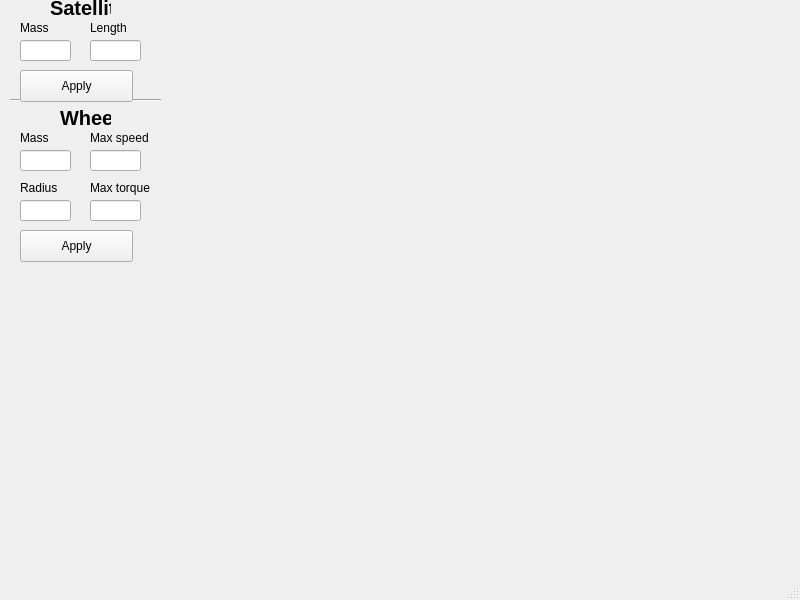
<?xml version="1.0" encoding="UTF-8"?>
<ui version="4.0">
 <class>MainWindow</class>
 <widget class="QMainWindow" name="MainWindow">
  <property name="geometry">
   <rect>
    <x>0</x>
    <y>0</y>
    <width>800</width>
    <height>600</height>
   </rect>
  </property>
  <property name="font">
   <font>
    <weight>50</weight>
    <italic>false</italic>
    <bold>false</bold>
   </font>
  </property>
  <property name="windowTitle">
   <string>MainWindow</string>
  </property>
  <widget class="QWidget" name="centralwidget">
   <widget class="QLabel" name="label">
    <property name="geometry">
     <rect>
      <x>60</x>
      <y>110</y>
      <width>51</width>
      <height>16</height>
     </rect>
    </property>
    <property name="font">
     <font>
      <pointsize>15</pointsize>
      <weight>75</weight>
      <italic>false</italic>
      <bold>true</bold>
      <underline>false</underline>
      <strikeout>false</strikeout>
      <kerning>true</kerning>
     </font>
    </property>
    <property name="text">
     <string>Wheel </string>
    </property>
   </widget>
   <widget class="QLineEdit" name="wheelMassEdit">
    <property name="geometry">
     <rect>
      <x>20</x>
      <y>150</y>
      <width>51</width>
      <height>21</height>
     </rect>
    </property>
    <property name="autoFillBackground">
     <bool>false</bool>
    </property>
   </widget>
   <widget class="QLabel" name="label_2">
    <property name="geometry">
     <rect>
      <x>20</x>
      <y>130</y>
      <width>31</width>
      <height>16</height>
     </rect>
    </property>
    <property name="text">
     <string>Mass</string>
    </property>
   </widget>
   <widget class="QLineEdit" name="wheelRadiusEdit">
    <property name="geometry">
     <rect>
      <x>20</x>
      <y>200</y>
      <width>51</width>
      <height>21</height>
     </rect>
    </property>
    <property name="autoFillBackground">
     <bool>false</bool>
    </property>
    <property name="text">
     <string/>
    </property>
   </widget>
   <widget class="QLabel" name="label_3">
    <property name="geometry">
     <rect>
      <x>20</x>
      <y>180</y>
      <width>41</width>
      <height>16</height>
     </rect>
    </property>
    <property name="text">
     <string>Radius</string>
    </property>
   </widget>
   <widget class="QLineEdit" name="wheelMaxSpeedEdit">
    <property name="geometry">
     <rect>
      <x>90</x>
      <y>150</y>
      <width>51</width>
      <height>21</height>
     </rect>
    </property>
    <property name="autoFillBackground">
     <bool>false</bool>
    </property>
   </widget>
   <widget class="QLabel" name="label_4">
    <property name="geometry">
     <rect>
      <x>90</x>
      <y>130</y>
      <width>71</width>
      <height>16</height>
     </rect>
    </property>
    <property name="text">
     <string>Max speed</string>
    </property>
   </widget>
   <widget class="QLineEdit" name="wheelMaxTorqueEdit">
    <property name="geometry">
     <rect>
      <x>90</x>
      <y>200</y>
      <width>51</width>
      <height>21</height>
     </rect>
    </property>
    <property name="autoFillBackground">
     <bool>false</bool>
    </property>
    <property name="text">
     <string/>
    </property>
   </widget>
   <widget class="QLabel" name="label_5">
    <property name="geometry">
     <rect>
      <x>90</x>
      <y>180</y>
      <width>71</width>
      <height>16</height>
     </rect>
    </property>
    <property name="text">
     <string>Max torque</string>
    </property>
   </widget>
   <widget class="QPushButton" name="applyWheelBtn">
    <property name="geometry">
     <rect>
      <x>20</x>
      <y>230</y>
      <width>113</width>
      <height>32</height>
     </rect>
    </property>
    <property name="text">
     <string>Apply</string>
    </property>
   </widget>
   <widget class="Line" name="line">
    <property name="geometry">
     <rect>
      <x>10</x>
      <y>90</y>
      <width>151</width>
      <height>20</height>
     </rect>
    </property>
    <property name="orientation">
     <enum>Qt::Horizontal</enum>
    </property>
   </widget>
   <widget class="QLabel" name="label_6">
    <property name="geometry">
     <rect>
      <x>50</x>
      <y>0</y>
      <width>61</width>
      <height>16</height>
     </rect>
    </property>
    <property name="font">
     <font>
      <pointsize>15</pointsize>
      <weight>75</weight>
      <italic>false</italic>
      <bold>true</bold>
     </font>
    </property>
    <property name="text">
     <string>Satellite</string>
    </property>
   </widget>
   <widget class="QLineEdit" name="cubesatMassEdit">
    <property name="geometry">
     <rect>
      <x>20</x>
      <y>40</y>
      <width>51</width>
      <height>21</height>
     </rect>
    </property>
   </widget>
   <widget class="QLineEdit" name="cubesatLengthEdit">
    <property name="geometry">
     <rect>
      <x>90</x>
      <y>40</y>
      <width>51</width>
      <height>21</height>
     </rect>
    </property>
   </widget>
   <widget class="QLabel" name="label_7">
    <property name="geometry">
     <rect>
      <x>20</x>
      <y>20</y>
      <width>51</width>
      <height>16</height>
     </rect>
    </property>
    <property name="text">
     <string>Mass</string>
    </property>
   </widget>
   <widget class="QLabel" name="label_8">
    <property name="geometry">
     <rect>
      <x>90</x>
      <y>20</y>
      <width>41</width>
      <height>16</height>
     </rect>
    </property>
    <property name="text">
     <string>Length</string>
    </property>
   </widget>
   <widget class="QPushButton" name="applySatBtn">
    <property name="geometry">
     <rect>
      <x>20</x>
      <y>70</y>
      <width>113</width>
      <height>32</height>
     </rect>
    </property>
    <property name="text">
     <string>Apply</string>
    </property>
   </widget>
  </widget>
  <widget class="QMenuBar" name="menubar">
   <property name="geometry">
    <rect>
     <x>0</x>
     <y>0</y>
     <width>800</width>
     <height>22</height>
    </rect>
   </property>
  </widget>
  <widget class="QStatusBar" name="statusbar"/>
 </widget>
 <resources/>
 <connections/>
</ui>
